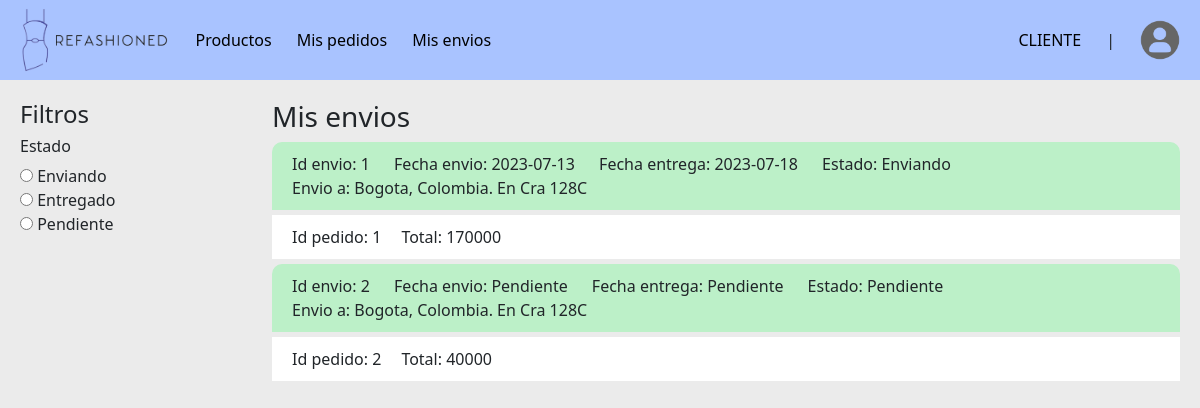
The page /shipments (signed in) on the database its author committed.
### tables this page shows
CREATE TABLE envios(
        id_envio INTEGER PRIMARY KEY AUTOINCREMENT,
        fecha_envio TEXT NOT NULL,
        fecha_entrega TEXT NOT NULL,
        estado_envio TEXT NOT NULL,
        direccion_id_direccion INTEGER NOT NULL,
        FOREIGN KEY(direccion_id_direccion) REFERENCES direcciones(id_direccion)
        );

CREATE TABLE direcciones(
        id_direccion INTEGER PRIMARY KEY AUTOINCREMENT,
        pais TEXT NOT NULL,
        ciudad TEXT NOT NULL,
        departamento TEXT NOT NULL,
        codigo_postal INTEGER NOT NULL,
        direccion TEXT NOT NULL,
        complemento TEXT NOT NULL,
        persona_id_persona INTEGER NOT NULL,
        FOREIGN KEY(persona_id_persona) REFERENCES personas(id_persona)
        );

CREATE TABLE pedidos(
        id_pedido INTEGER PRIMARY KEY AUTOINCREMENT,
        fecha_pedido TEXT NOT NULL,
        total_pedido INTEGER NOT NULL,
        persona_id_persona INTEGER NOT NULL,
        envio_id_envio INTEGER NOT NULL,
        FOREIGN KEY(persona_id_persona) REFERENCES personas(id_persona),
        FOREIGN KEY(envio_id_envio) REFERENCES envios(id_envio)
        );

### main.py (the view)
@app.route('/shipments')
def shipments():
    orders = person_cont.formatPedidos(db_controller.get_pedidos_by_id_persona(session['user_id']))
    adresses = person_cont.formatDirecciones(db_controller.get_direccion_by_id_persona(session['user_id']))
    shipments = person_cont.formatEnvios(db_controller.get_envios_by_id_persona(session['user_id']))
    return render_template('shipments.html', shipments = shipments, orders = orders, adress = adresses[0])

### data_controllers/person_controller.py (called while the page is built)
def formatDirecciones(adresses):
    direcciones = []
    for direccion in adresses:
        direccion = {
            "id_direccion": direccion[0],
            "pais": direccion[1],
            "ciudad": direccion[2],
            "departamento": direccion[3],
            "codigo_postal": direccion[4],
            "direccion": direccion[5],
            "complemento": direccion[6],
            "persona_id_persona": direccion[7]
        }
        direcciones.append(direccion)
    return direcciones

def formatPedidos(orders):
    pedidos = []
    for pedido in orders:
        pedido = {
            "id_pedido": pedido[0],
            "fecha_pedido": pedido[1],
            "total_pedido": pedido[2],
            "persona_id_persona": pedido[3],
            "envio_id_envio": pedido[4]
        }
        pedidos.append(pedido)
    return pedidos

def formatEnvios(shipments):
    envios = []
    for envio in shipments:
        envio = {
            "id_envio": envio[0],
            "fecha_envio": envio[1],
            "fecha_entrega": envio[2],
            "estado_envio": envio[3],
            "direccion_id_direccion": envio[4]
        }
        envios.append(envio)
    return envios

### db/db_connection.py (called while the page is built)
def get_db():
    conn = sqlite3.connect(DATABASE_NAME)
    return conn

### db/db_controller.py (called while the page is built)
def get_direccion_by_id_persona(id_persona):
    db = get_db()
    cursor = db.cursor()
    query = "SELECT id_direccion, pais, ciudad, departamento, codigo_postal, direccion, complemento, persona_id_persona FROM direcciones WHERE persona_id_persona = ?"
    cursor.execute(query, [id_persona])
    return cursor.fetchall()

def get_envios_by_id_persona(persona_id_persona):
    db = get_db()
    cursor = db.cursor()
    query = "SELECT id_envio, fecha_envio, fecha_entrega, estado_envio, direccion_id_direccion FROM envios, pedidos WHERE pedidos.persona_id_persona = ? AND pedidos.envio_id_envio = envios.id_envio"
    cursor.execute(query, [persona_id_persona])
    return cursor.fetchall()

def get_pedidos_by_id_persona(persona_id_persona):
    db = get_db()
    cursor = db.cursor()
    query = "SELECT id_pedido, fecha_pedido, total_pedido, persona_id_persona, envio_id_envio FROM pedidos WHERE persona_id_persona = ?"
    cursor.execute(query, [persona_id_persona])
    return cursor.fetchall()

### templates/shipments.html (shortened to what this page needs)
{% extends 'home.html' %}
{% block content %}
    <div class="container-page">
        <aside class="aside-left">
            <h4>Filtros</h4>
            <h6>Estado</h6>
                <div>
                    <input type="radio" name="estado" id=""> <label for="">Enviando</label>
                </div>
                <div>
                    <input type="radio" name="estado" id=""> <label for="">Entregado</label>
                </div>
                <div>
                    <input type="radio" name="estado" id=""> <label for="">Pendiente</label>
                </div>
        </aside>
        <main class="main-page">
            <h3>Mis envios</h3>
            <div class="div-shipments">
                <div class="shipment">
                    {% for shipment in shipments %}
                        <div class="shipment-header">
                            <label>Id envio: {{shipment.id_envio}}</label>
                            <label>Fecha envio: {{shipment.fecha_envio}}</label>
                            <label>Fecha entrega: {{shipment.fecha_entrega}}</label>
                            <label>Estado: {{shipment.estado_envio}}</label>
                            <label>Envio a: {{adress.ciudad}}, {{adress.pais}}. En {{adress.direccion}}</label>
                        </div>
                        {% for order in orders %}
                            {% if order.envio_id_envio == shipment.id_envio %}
                                <div class="order">
                                    <p>Id pedido: {{order.id_pedido}}</p>
                                    <p>Total: {{order.total_pedido}}</p>
                                </div>
                            {% endif %}
                        {% endfor %}
                {% endfor %}
                </div>
            </div>
        </main>
    </div>
{% endblock %}

### static/css/style.css (style rules this page uses)
* { box-sizing: border-box; }
:root { --white: white; --gray-box-shadow: #B8B8B8; }
.container-page { display: flex; }
.aside-left { width: 20%; }
.main-page { padding-left: 20px; width: 80%; }
.shipment-header { padding: 10px 20px; border-radius: 10px 10px 0 0; background-color: #bcf0c8; }
.shipment-header label { margin-right: 20px; }
.shipment .order { display: flex; align-items: center; gap: 20px; margin: 5px 0; padding: 10px 20px; background-color: white; }
.shipment .order p { margin: 0; }

### rows shown on the page
envios: id_envio "1", fecha_envio "2023-07-13", fecha_entrega "2023-07-18", estado_envio "Enviando"
direcciones: ciudad "Bogota", pais "Colombia", direccion "Cra 128C"
pedidos: id_pedido "1", total_pedido "170000"
envios: id_envio "2", fecha_envio "Pendiente", fecha_entrega "Pendiente", estado_envio "Pendiente"
pedidos: id_pedido "2", total_pedido "40000"

### other values the page prints
{{ session['user_type'] }} "CLIENTE"
